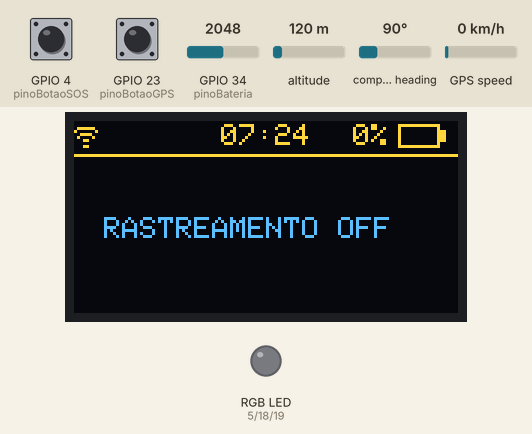
Simulated run of this sketch. Board: ESP32. On the bench: 128×64 one-colour display, an RGB LED mixed from three pins (HIGH = lit). Inputs (shaded band) come from the test bench; at power-on: GPIO 23 (pinoBotaoGPS) HIGH, GPIO 4 (pinoBotaoSOS) HIGH, GPIO 34 (pinoBateria) = 2048, altitude 120 m, compass heading 90°, GPS speed 0 km/h. The OLED is the two-colour kind (top 16 rows yellow); WiFi joins after 1.5 s; servers stay silent unless stated; uploads are accepted with an empty reply; the GPS gets a fix after 3 s at 37.7749, -122.4194 with 8 satellites; nothing arrives over Bluetooth unless stated; a phone connects over Bluetooth LE 3 s after start; what the sketch prints to the serial monitor is not drawn.

Above: at 2.7 s.
2.8 s: GPIO 23 (pinoBotaoGPS) pulled LOW for 0.15 s
At 3.4 s:
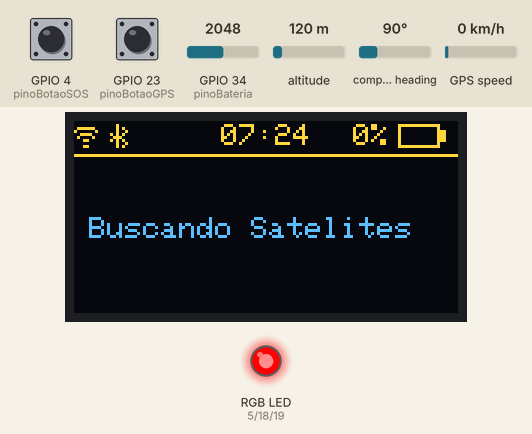
3.5 s: GPIO 4 (pinoBotaoSOS) pulled LOW for 3.2 s
At 5.6 s:
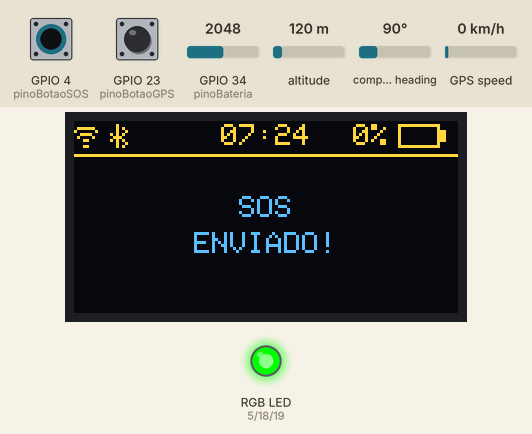
8.2 s: GPIO 23 (pinoBotaoGPS) pulled LOW for 1 s
At 9.0 s:
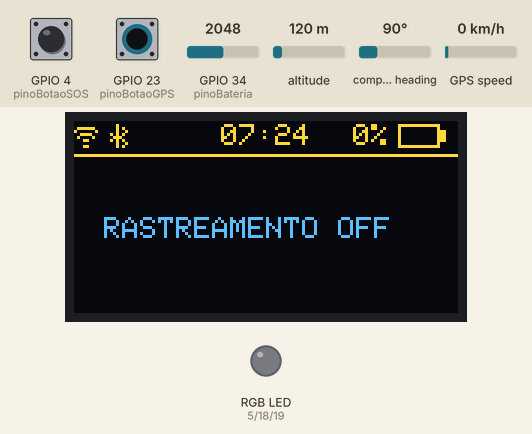
10.7 s: GPIO 34 (pinoBateria) set to 2866
At 11.5 s:
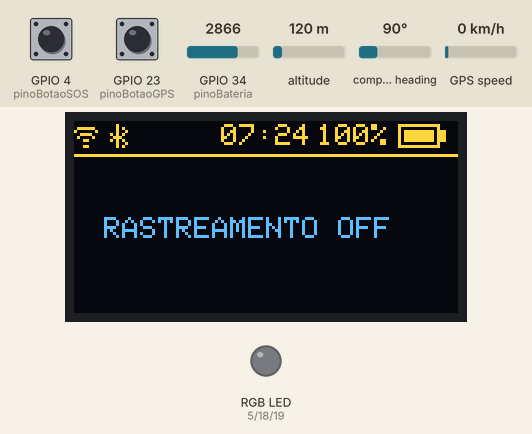
12.4 s: GPIO 4 (pinoBotaoSOS) pulled LOW for 3.2 s
At 15.1 s:
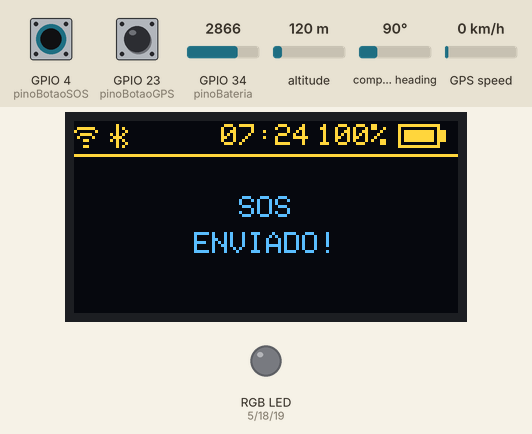
17.1 s: GPIO 23 (pinoBotaoGPS) pulled LOW for 0.15 s
At 18.4 s:
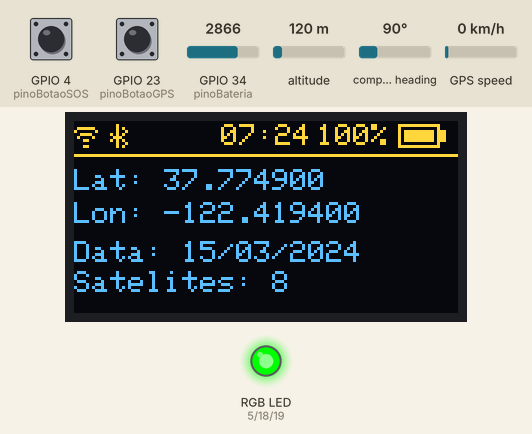
Timing chart, 0 to 19.9 s (numbered marks = the images above; inputs shaded):
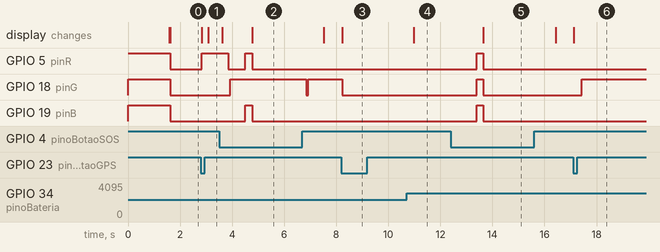

The sketch:

Esp_Banco_Aurora_Display_Banco.ino.ino
```cpp
/* =====================================================================
   AURORA GPS - FIRMWARE ESP32
   =====================================================================
   Funcionalidades do Sistema:
   - Leitura de posicionamento via módulo GPS NEO-6M (HardwareSerial2).
   - Servidor BLE GATT para transmissão de dados de telemetria e SOS ao App.
   - Envio redundante via HTTP POST para a API REST quando conectado ao Wi-Fi.
   - Interface visual em display OLED SSD1306 (128x64 I2C).
   - Gerenciamento de energia com cálculo percentual de Bateria Li-Ion (ADC).
   - Indicador visual RGB do estado do sistema.
   ===================================================================== */

// --- INCLUSÃO DE BIBLIOTECAS DE REDE E PROTOCOLOS ---
#include <WiFi.h>           // Gerenciamento da pilha de rádio Wi-Fi
#include <HTTPClient.h>     // Cliente para requisições HTTP REST

// --- INCLUSÃO DE BIBLIOTECAS DE SENSORES E PERIFÉRICOS ---
#include <TinyGPS++.h>      // Parser dos quadros NMEA do módulo GPS

// --- INCLUSÃO DE BIBLIOTECAS DE INTERFACE GRÁFICA ---
#include <Wire.h>           // Barramento I2C para comunicação com o display
#include <Adafruit_GFX.h>   // Motor gráfico para renderização visual
#include <Adafruit_SSD1306.h> // Driver do controlador de display OLED

// --- INCLUSÃO DE BIBLIOTECAS BLUETOOTH LOW ENERGY (BLE) ---
#include <BLEDevice.h>      // Gerenciador central de rádio BLE
#include <BLEServer.h>      // Configuração do perfil de Servidor GATT
#include <BLEUtils.h>       // Utilitários de conversão de tipos do BLE
#include <BLE2902.h>        // Implementação do Descritor CCCD (0x2902)

// ---------------------------------------------------------------------
// INICIALIZAÇÃO E PARÂMETROS DO DISPLAY OLED
// ---------------------------------------------------------------------
#define SCREEN_WIDTH 128
#define SCREEN_HEIGHT 64
#define OLED_RESET    -1
Adafruit_SSD1306 display(SCREEN_WIDTH, SCREEN_HEIGHT, &Wire, OLED_RESET);

// ---------------------------------------------------------------------
// MAPAS DE BITS (BITMAPS) DOS ÍCONES DA BARRA DE STATUS (8x8 Pixels)
// ---------------------------------------------------------------------
static const unsigned char PROGMEM icon_wifi[] = {
  0b00000000,
  0b01111110,
  0b10000001,
  0b00111100,
  0b01000010,
  0b00011000,
  0b00000000,
  0b00011000
};

static const unsigned char PROGMEM icon_bt[] = {
  0b00100000,
  0b00101000,
  0b00100100,
  0b10101000,
  0b01110000,
  0b10101000,
  0b00100100,
  0b00101000
};

// ---------------------------------------------------------------------
// CONFIGURAÇÕES E ESTADOS DO BLUETOOTH LOW ENERGY (BLE)
// ---------------------------------------------------------------------
#define SERVICE_UUID        "4fafc201-1fb5-459e-8fcc-c5c9c331914b"
#define CHARACTERISTIC_UUID "beb5483e-36e1-4688-b7f5-ea07361b26a8"

BLEServer* pServer = NULL;
BLECharacteristic* pCharacteristic = NULL;
bool deviceConnected = false;
bool oldDeviceConnected = false;

// Callback para monitorar conexões e desconexões do cliente (Smartphone)
class MyServerCallbacks: public BLEServerCallbacks {
    void onConnect(BLEServer* pServer) override {
      deviceConnected = true;
    }
    void onDisconnect(BLEServer* pServer) override {
      deviceConnected = false;
    }
};

// ---------------------------------------------------------------------
// CONFIGURAÇÕES DE REDE, API E PARÂMETROS DE HARDWARE
// ---------------------------------------------------------------------
const char* WIFI_SSID     = "Aurora";
const char* WIFI_SENHA    = "equipe01aurora";
const char* API_URL       = "http://192.168.1.5/api_aurora_gps/gravar.php";
const char* API_KEY       = "aurora-gps-2026";

const char* DEVICE_NOME   = "Aurora GPS";
const char* DEVICE_MODELO = "ESP32 + NEO-6M";
const char* FIRMWARE      = "1.0.0";

const unsigned long INTERVALO_ENVIO   = 3000;  // Frequência de atualização periódica fixa em 3 segundos (3000 ms)
const unsigned long TEMPO_PRESS_SOS   = 1000;  // Tempo de retenção do botão de SOS (1s)

// MAPEAMENTO DE PINOS DA PLACA (GPIO)
const int pinoBotaoSOS = 4;   // Botão físico de pânico
const int pinoBotaoGPS = 23;  // Botão liga/desliga rastreamento
const int pinR          = 5;   // Anodo/Catodo Vermelho LED RGB
const int pinG          = 18;  // Anodo/Catodo Verde LED RGB
const int pinB          = 19;  // Anodo/Catodo Azul LED RGB
const int pinoBateria   = 34;  // Pino analógico ADC1 para medição de tensão
const int FUSO_HORARIO  = -3;  // Fuso horário local (UTC-3 Brasilia)

// OBJETOS GLOBAIS
TinyGPSPlus gps;
HardwareSerial ss(2); // Usando a Serial2 do ESP32 (RX2=GPIO16, TX2=GPIO17)

// VARIÁVEIS DE CONTROLE DE ESTADO
bool rastreamentoAtivo = false;
bool piscaLEDVerde = false;

// CONTROLE DO BOTÃO SOS
unsigned long tempoInicioSOS = 0;
bool sosDisparado = false;
unsigned long tempoExibicaoSOS = 0;
bool mostrandoTelaSOS = false;

// CONTROLE DE DEBOUNCE DO BOTÃO GPS
int ultimoEstadoBotaoGPS = HIGH;
unsigned long ultimoDebounceGPS = 0;

// CONTROLE DE TEMPORIZADORES DE LOOP
unsigned long ultimoEnvio = 0;
unsigned long ultimaAttDisplay = 0;

String deviceUid;

// ---------------------------------------------------------------------
// FUNÇÃO AUXILIAR: CONTROLE DO LED RGB
// ---------------------------------------------------------------------
void defineRGB(bool r, bool g, bool b) {
  digitalWrite(pinR, r);
  digitalWrite(pinG, g);
  digitalWrite(pinB, b);
}

// ---------------------------------------------------------------------
// FUNÇÃO AUXILIAR: GERAÇÃO DE IDENTIFICADOR ÚNICO DO HARDWARE
// ---------------------------------------------------------------------
String montarDeviceUid() {
  uint64_t mac = ESP.getEfuseMac();
  char buf[24];
  snprintf(buf, sizeof(buf), "ESP32-%04X%08X", (uint16_t)(mac >> 32), (uint32_t)mac);
  return String(buf);
}

// ---------------------------------------------------------------------
// FUNÇÃO AUXILIAR: FORMATAÇÃO DE DATA E HORA COM FUSO HORÁRIO
// ---------------------------------------------------------------------
String montarDataHora() {
  // Evita exibir 21:00 no boot: só aceita hora se o GPS tiver ano atualizado (>2023) e leitura recente
  if (!gps.date.isValid() || !gps.time.isValid() || gps.date.year() < 2024 || gps.time.age() > 2000) {
    return "";
  }

  int ano  = gps.date.year();
  int mes  = gps.date.month();
  int dia  = gps.date.day();
  int hora = gps.time.hour() + FUSO_HORARIO;

  // Ajuste de virada de dia e mês em fuso negativo
  if (hora < 0) { hora += 24; dia--; }
  if (dia < 1)  { mes--; dia = 30; }
  if (mes < 1)  { mes = 12; ano--; }

  char buf[24];
  snprintf(buf, sizeof(buf), "%04d-%02d-%02d %02d:%02d:%02d",
           ano, mes, dia, hora, gps.time.minute(), gps.time.second());
  return String(buf);
}

// ---------------------------------------------------------------------
// LEITURA DA TENSÃO E CÁLCULO PERCENTUAL DA BATERIA (ADC)
// ---------------------------------------------------------------------
int lerBateriaPercentual() {
  int leituraADC = analogRead(pinoBateria);

  // Tensão de entrada considerando divisor de tensão 1:1 com 3.3V máximo na porta
  float tensao = ((float)leituraADC / 4095.0f) * 3.3f * 2.0f;

  // Mapeia o intervalo operacional da Li-Ion (3.3V = 0% a 4.2V = 100%)
  int percentual = map((int)(tensao * 100), 330, 420, 0, 100);
  return constrain(percentual, 0, 100);
}

// ---------------------------------------------------------------------
// DESENHO GRÁFICO DO ÍCONE DE BATERIA NO OLED
// ---------------------------------------------------------------------
void desenharBateria(int x, int y, int percentual) {
  display.drawRect(x, y, 14, 8, WHITE);           // Corpo da bateria
  display.fillRect(x + 14, y + 2, 2, 4, WHITE);   // Polo positivo

  int larguraBarra = map(constrain(percentual, 0, 100), 0, 100, 0, 10);
  if (larguraBarra > 0) {
    display.fillRect(x + 2, y + 2, larguraBarra, 4, WHITE); // Carga interna
  }
}

// ---------------------------------------------------------------------
// RENDERIZAÇÃO DA INTERFACE VISUAL NO DISPLAY OLED
// ---------------------------------------------------------------------
void atualizarOLED() {
  display.clearDisplay();
  display.setTextSize(1);
  display.setTextColor(WHITE);

  // 1. Ícone do Wi-Fi
  if (WiFi.status() == WL_CONNECTED) {
    display.drawBitmap(0, 1, icon_wifi, 8, 8, WHITE);
  } else {
    display.setCursor(0, 1);
    display.print("x");
  }

  // 2. Ícone do Bluetooth
  if (deviceConnected) {
    display.drawBitmap(12, 1, icon_bt, 8, 8, WHITE);
  }

  // 3. HORÁRIO (HH:MM) - CENTRALIZADO (Largura total: 128px, texto: 30px -> X = 49)
  String dataHora = montarDataHora();
  String horaStr = (dataHora != "") ? dataHora.substring(11, 16) : "--:--";
  display.setCursor(49, 1);
  display.print(horaStr);

  // 4. INDICADOR DE BATERIA - ALINHADO IMEDIATAMENTE À ESQUERDA DO ÍCONE (x = 108)
  int pctBateria = lerBateriaPercentual();
  String pctStr = String(pctBateria) + "%";
  int larguraTextoPct = pctStr.length() * 6; // Cada caractere tamanho 1 possui 6px de largura
  int cursorXPct = 105 - larguraTextoPct;    // Posiciona o texto colado 3px antes do ícone (108 - 3 = 105)

  display.setCursor(cursorXPct, 1);
  display.print(pctStr);

  desenharBateria(108, 1, pctBateria);

  display.drawLine(0, 11, 128, 11, WHITE); // Linha divisória da barra de status

  // Renderização da Tela de Emergência SOS
  if (mostrandoTelaSOS) {
    display.setTextSize(1);
    display.setCursor(55, 25);
    display.println("SOS");
    display.setCursor(40, 37);
    display.println("ENVIADO!");
    display.display();
    return;
  }

  // Renderização do Corpo do Display
  if (!rastreamentoAtivo) {
    display.setCursor(10, 32);
    display.print("RASTREAMENTO OFF");
  }
  else if (!gps.location.isValid()) {
    display.setCursor(5, 32);
    display.print("Buscando Satelites");
  }
  else {
    display.setCursor(0, 16);
    display.print("Lat: "); display.println(gps.location.lat(), 6);

    display.setCursor(0, 27);
    display.print("Lon: "); display.println(gps.location.lng(), 6);

    if (dataHora != "") {
      String dataStr = dataHora.substring(8,10) + "/" + dataHora.substring(5,7) + "/" + dataHora.substring(0,4);
      display.setCursor(0, 40);
      display.print("Data: "); display.println(dataStr);
      display.setCursor(0, 50);
      display.print("Satelites: "); display.println(gps.satellites.value());
    }
  }
  display.display();
}

// ---------------------------------------------------------------------
// COMUNICAÇÃO HTTP REST (MONTAGEM DO JSON E REQUISIÇÃO POST)
// ---------------------------------------------------------------------
bool enviarParaAPI(bool isSOS = false) {
  if (WiFi.status() != WL_CONNECTED) {
    Serial.println("[API] Erro: Dispositivo desconectado do Wi-Fi!");
    return false;
  }

  String dataHora = montarDataHora();
  String dataEnvio = (dataHora != "" ? dataHora : "2026-01-01 00:00:00");

  // Construção do objeto JSON
  String json = "{";
  json += "\"device_uid\":\"" + deviceUid + "\",";
  json += "\"nome\":\""     + String(DEVICE_NOME)   + "\",";
  json += "\"modelo\":\""   + String(DEVICE_MODELO) + "\",";
  json += "\"firmware\":\"" + String(FIRMWARE)      + "\",";
  json += "\"bateria\":"    + String(lerBateriaPercentual()) + ",";
  json += "\"sos\":"        + String(isSOS ? "true" : "false") + ",";

  if (gps.location.isValid()) {
    json += "\"latitude\":"   + String(gps.location.lat(), 6) + ",";
    json += "\"longitude\":"  + String(gps.location.lng(), 6) + ",";
  } else {
    json += "\"latitude\":0.0, \"longitude\":0.0,";
  }

  if (gps.altitude.isValid())   json += "\"altitude_m\":"     + String(gps.altitude.meters(), 2) + ",";
  if (gps.speed.isValid())      json += "\"velocidade_kmh\":" + String(gps.speed.kmph(), 2) + ",";
  if (gps.satellites.isValid()) json += "\"satelites\":"      + String(gps.satellites.value()) + ",";
  json += "\"data_hora_gps\":\"" + dataEnvio + "\"}";

  // Envio do Pacote HTTP
  HTTPClient http;
  http.begin(API_URL);
  http.addHeader("Content-Type", "application/json");
  http.addHeader("X-API-Key", API_KEY);

  Serial.println("\n[API] Enviando payload HTTP POST...");
  Serial.println(json);

  int status = http.POST(json);

  if (status > 0) {
    Serial.printf("[API] Status HTTP da resposta: %d\n", status);
    String resposta = http.getString();
    Serial.println("[API] Resposta do Servidor: " + resposta);
  } else {
    Serial.printf("[API] Erro no envio HTTP: %s (Codigo: %d)\n", http.errorToString(status).c_str(), status);
  }

  http.end();
  return status == 200 || status == 201;
}

// ---------------------------------------------------------------------
// ROTINA DE DISPARO DO ALERTA DE EMERGÊNCIA (SOS)
// ---------------------------------------------------------------------
void dispararAlertaSOS() {
  mostrandoTelaSOS = true;
  tempoExibicaoSOS = millis();

  defineRGB(HIGH, HIGH, HIGH); // Flash no LED
  enviarParaAPI(true);         // Envio imediato para o servidor web

  // Transmissão de notificação em tempo real via Bluetooth para o aplicativo
  if (deviceConnected) {
    String payload = "ALERT:SOS|Lat:" + String(gps.location.lat(), 6) + "|Lon:" + String(gps.location.lng(), 6);
    pCharacteristic->setValue(payload.c_str());
    pCharacteristic->notify();
  }
  atualizarOLED();
}

// ---------------------------------------------------------------------
// SETUP DE INICIALIZAÇÃO
// ---------------------------------------------------------------------
void setup() {
  Serial.begin(115200);
  ss.begin(9600, SERIAL_8N1, 16, 17); // Inicializa a UART2 do GPS (RX=16, TX=17)

  // Configuração dos Pinos de Entrada com Resistor de Pull-Up Interno
  pinMode(pinoBotaoSOS, INPUT_PULLUP);
  pinMode(pinoBotaoGPS, INPUT_PULLUP);

  pinMode(pinR, OUTPUT);
  pinMode(pinG, OUTPUT);
  pinMode(pinB, OUTPUT);
  pinMode(pinoBateria, INPUT);

  defineRGB(HIGH, HIGH, HIGH); // Ilumina LED no Boot

  deviceUid = montarDeviceUid();

  // Inicialização do Display OLED I2C no endereço 0x3C
  if(!display.begin(SSD1306_SWITCHCAPVCC, 0x3C)) {
    Serial.println("Falha no OLED");
  }
  display.clearDisplay();
  display.setTextSize(2);
  display.setTextColor(WHITE);
  display.setCursor(5, 20);
  display.println("Aurora GPS");
  display.display();

  // Inicialização do Servidor Bluetooth Low Energy
  BLEDevice::init(DEVICE_NOME);
  pServer = BLEDevice::createServer();
  pServer->setCallbacks(new MyServerCallbacks());

  BLEService *pService = pServer->createService(SERVICE_UUID);
  pCharacteristic = pService->createCharacteristic(
                      CHARACTERISTIC_UUID,
                      BLECharacteristic::PROPERTY_READ   |
                      BLECharacteristic::PROPERTY_WRITE  |
                      BLECharacteristic::PROPERTY_NOTIFY
                    );

  pCharacteristic->addDescriptor(new BLE2902()); // Adiciona o descritor de notificação
  pService->start();

  // Configuração dos Pacotes de Anúncio (Advertising)
  BLEAdvertising *pAdvertising = BLEDevice::getAdvertising();
  pAdvertising->addServiceUUID(SERVICE_UUID);
  pAdvertising->setScanResponse(true);
  pAdvertising->setMinPreferred(0x0);
  BLEDevice::startAdvertising();

  // Conexão com a rede Wi-Fi local
  WiFi.mode(WIFI_STA);
  WiFi.begin(WIFI_SSID, WIFI_SENHA);

  Serial.print("Conectando ao Wi-Fi");
  int tentativas = 0;
  while (WiFi.status() != WL_CONNECTED && tentativas < 30) {
    delay(500);
    Serial.print(".");
    tentativas++;
  }

  if (WiFi.status() == WL_CONNECTED) {
    Serial.println("\n[Wi-Fi] Conectado com sucesso!");
    Serial.print("[Wi-Fi] IP do ESP32: ");
    Serial.println(WiFi.localIP());
  } else {
    Serial.println("\n[Wi-Fi] Falha ao conectar a rede Wi-Fi.");
  }

  atualizarOLED();
}

// ---------------------------------------------------------------------
// LOOP PRINCIPAL DE EXECUÇÃO
// ---------------------------------------------------------------------
void loop() {
  // Processamento contínuo dos dados seriais NMEA do módulo GPS
  while (ss.available() > 0) {
    gps.encode(ss.read());
  }

  // -------------------------------------------------------------------
  // BLOCO 1: MONITORAMENTO DO BOTÃO SOS (Requer retenção por 1 segundo)
  // -------------------------------------------------------------------
  int leituraSOS = digitalRead(pinoBotaoSOS);

  if (leituraSOS == LOW) {
    if (tempoInicioSOS == 0) {
      tempoInicioSOS = millis();
    }

    if (!sosDisparado && (millis() - tempoInicioSOS >= TEMPO_PRESS_SOS)) {
      sosDisparado = true;
      dispararAlertaSOS();
    }
  }
  else {
    tempoInicioSOS = 0;
    sosDisparado = false;
  }

  // -------------------------------------------------------------------
  // BLOCO 2: MONITORAMENTO DO BOTÃO GPS (Alternador On/Off com Debounce)
  // -------------------------------------------------------------------
  int leituraGPS = digitalRead(pinoBotaoGPS);

  if (leituraGPS == LOW && ultimoEstadoBotaoGPS == HIGH) {
    if (millis() - ultimoDebounceGPS > 200) { // Filtro de ruído de 200ms
      rastreamentoAtivo = !rastreamentoAtivo;
      atualizarOLED();
      ultimoDebounceGPS = millis();
    }
  }
  ultimoEstadoBotaoGPS = leituraGPS;

  // -------------------------------------------------------------------
  // BLOCO 3: GESTÃO DE TELAS TEMPORÁRIAS E REANÚNCIO BLE
  // -------------------------------------------------------------------
  // Oculta mensagem visual de SOS após 3 segundos
  if (mostrandoTelaSOS && (millis() - tempoExibicaoSOS > 3000)) {
    mostrandoTelaSOS = false;
    atualizarOLED();
  }

  // Reinicia o Advertising quando um celular desconecta
  if (!deviceConnected && oldDeviceConnected) {
    delay(500);
    pServer->startAdvertising();
    oldDeviceConnected = deviceConnected;
    atualizarOLED();
  }
  if (deviceConnected && !oldDeviceConnected) {
    oldDeviceConnected = deviceConnected;
    atualizarOLED();
  }

  // Atualização periódica do visor OLED (A cada 1 segundo)
  if (millis() - ultimaAttDisplay > 1000) {
    ultimaAttDisplay = millis();
    atualizarOLED();
  }

  // -------------------------------------------------------------------
  // BLOCO 4: TRANSMISSÃO PERIÓDICA DE TELEMETRIA (Fixa em 3 segundos)
  // -------------------------------------------------------------------
  if (rastreamentoAtivo && gps.location.isValid()) {
    if (millis() - ultimoEnvio >= INTERVALO_ENVIO) {
      ultimoEnvio = millis();
      piscaLEDVerde = true;

      enviarParaAPI(false); // Transmissão HTTP

      // Transmissão BLE para o aplicativo
      if (deviceConnected) {
        String payload = "Lat:" + String(gps.location.lat(), 6) + "|Lon:" + String(gps.location.lng(), 6) + "|Bat:" + String(lerBateriaPercentual()) + "%";
        pCharacteristic->setValue(payload.c_str());
        pCharacteristic->notify();
      }
    }
  }

  // -------------------------------------------------------------------
  // BLOCO 5: MÁQUINA DE ESTADOS DO LED RGB INDICADOR
  // -------------------------------------------------------------------
  if (!rastreamentoAtivo) {
    defineRGB(LOW, LOW, LOW); // Desligado em Standby
  }
  else {
    if (!gps.location.isValid()) {
      defineRGB(HIGH, LOW, LOW); // Vermelho: Rastreamento ativo, buscando satélites
    }
    else {
      if (piscaLEDVerde) {
        defineRGB(LOW, LOW, LOW); // Pulso rápido ao transmitir dados
        delay(80);
        piscaLEDVerde = false;
      }
      defineRGB(LOW, HIGH, LOW); // Verde: Fixo do GPS obtido e rastreamento ativo
    }
  }
}
```

Measured:
- after the input at 2.8 s, GPIO 5 (pinR): LOW → HIGH at once; the display: first changes at once (image 1 shows a later state)
- after the input at 3.5 s, GPIO 19 (pinB): LOW → HIGH after 1.0 s, → LOW 0.27 s later; the display: first differs from a run without the input after 1.3 s (image 2)
- after the input at 8.2 s, the display: changes at once (image 3)
- after the input at 10.7 s, the display: changes after 0.27 s (image 4)
- after the input at 12.4 s, GPIO 5 (pinR), GPIO 18 (pinG), GPIO 19 (pinB): LOW → HIGH after 1.0 s, → LOW 0.25 s later; the display: changes after 1.2 s (image 5)
- after the input at 17.1 s, GPIO 18 (pinG): LOW → HIGH after 0.33 s; the display: changes at once (image 6)
